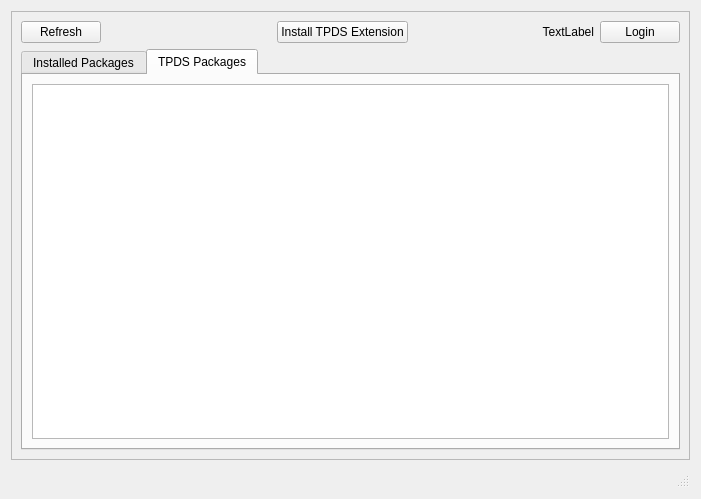
<?xml version="1.0" encoding="UTF-8"?>
<ui version="4.0">
 <class>Form</class>
 <widget class="QWidget" name="Form">
  <property name="geometry">
   <rect>
    <x>0</x>
    <y>0</y>
    <width>701</width>
    <height>499</height>
   </rect>
  </property>
  <property name="windowTitle">
   <string>Package Manager</string>
  </property>
  <layout class="QGridLayout" name="gridLayout_3">
   <item row="0" column="0">
    <widget class="QFrame" name="frame">
     <property name="frameShape">
      <enum>QFrame::StyledPanel</enum>
     </property>
     <property name="frameShadow">
      <enum>QFrame::Raised</enum>
     </property>
     <layout class="QGridLayout" name="gridLayout_2">
      <item row="0" column="0">
       <layout class="QVBoxLayout" name="verticalLayout">
        <item>
         <layout class="QHBoxLayout" name="horizontalLayout">
          <item>
           <widget class="QPushButton" name="refresh_button">
            <property name="text">
             <string>Refresh</string>
            </property>
           </widget>
          </item>
          <item>
           <spacer name="horizontalSpacer">
            <property name="orientation">
             <enum>Qt::Horizontal</enum>
            </property>
            <property name="sizeHint" stdset="0">
             <size>
              <width>268</width>
              <height>20</height>
             </size>
            </property>
           </spacer>
          </item>
          <item>
           <widget class="QPushButton" name="install_extn_button">
            <property name="text">
             <string>Install TPDS Extension</string>
            </property>
           </widget>
          </item>
          <item>
           <widget class="QLabel" name="login_info">
            <property name="minimumSize">
             <size>
              <width>180</width>
              <height>0</height>
             </size>
            </property>
            <property name="text">
             <string>TextLabel</string>
            </property>
            <property name="alignment">
             <set>Qt::AlignRight|Qt::AlignTrailing|Qt::AlignVCenter</set>
            </property>
           </widget>
          </item>
          <item>
           <widget class="QPushButton" name="login_button">
            <property name="text">
             <string>Login</string>
            </property>
           </widget>
          </item>
         </layout>
        </item>
        <item>
         <widget class="QTabWidget" name="tabWidget">
          <property name="minimumSize">
           <size>
            <width>650</width>
            <height>400</height>
           </size>
          </property>
          <property name="currentIndex">
           <number>1</number>
          </property>
          <widget class="QWidget" name="tab">
           <attribute name="title">
            <string>Installed Packages</string>
           </attribute>
           <layout class="QGridLayout" name="gridLayout">
            <item row="0" column="0">
             <layout class="QVBoxLayout" name="verticalLayout_2">
              <item>
               <widget class="QTableView" name="installed_pkgs_table"/>
              </item>
              <item>
               <layout class="QHBoxLayout" name="horizontalLayout_2"/>
              </item>
             </layout>
            </item>
           </layout>
          </widget>
          <widget class="QWidget" name="tab_2">
           <attribute name="title">
            <string>TPDS Packages</string>
           </attribute>
           <layout class="QGridLayout" name="gridLayout_4">
            <item row="0" column="0">
             <layout class="QVBoxLayout" name="verticalLayout_3">
              <item>
               <widget class="QTableView" name="tpds_packages_table"/>
              </item>
              <item>
               <layout class="QHBoxLayout" name="horizontalLayout_3"/>
              </item>
             </layout>
            </item>
           </layout>
          </widget>
         </widget>
        </item>
       </layout>
      </item>
     </layout>
    </widget>
   </item>
   <item row="1" column="0">
    <widget class="QStatusBar" name="statusbar"/>
   </item>
  </layout>
 </widget>
 <resources/>
 <connections/>
</ui>
